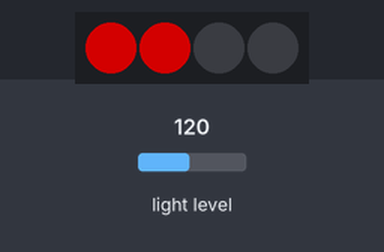
The program below on a simulated BBC micro:bit (MakeCode). Parts: 4 RGB LEDs in strip order, left to right. The inputs (shaded band) are chosen by the test bench; at power-on: light level 120. Dim RGB values are drawn brighter than linear.

Above: at 1.2 s.
1.3 s: light level set to 56
At 2.1 s:
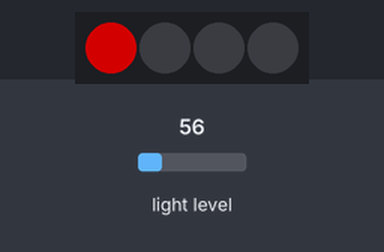
2.8 s: light level set to 49
At 3.2 s:
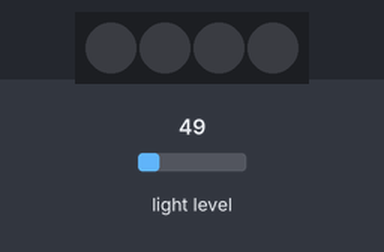
4.3 s: light level set to 250
At 4.8 s:
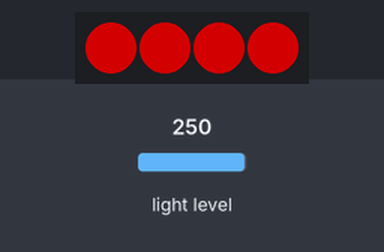
5.8 s: light level set to 213
7.3 s: light level set to 205
At 8.5 s:
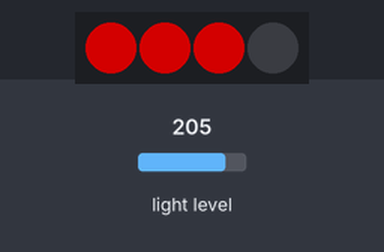
8.8 s: light level set to 5
At 10.0 s:
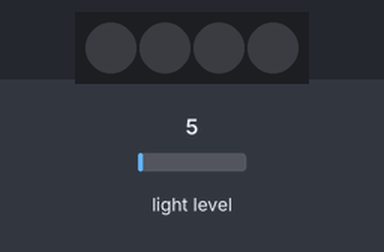
Timing chart, 0 to 11.4 s (numbered marks = the images above; inputs shaded):
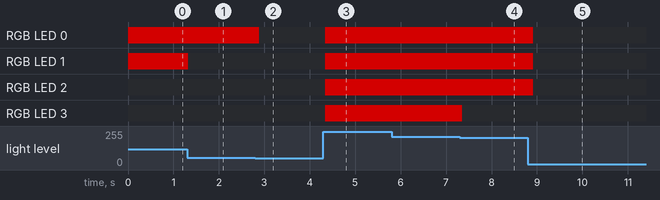

The program:

main.ts
```typescript
// (licence header left out)
// Import the NeoPixel library
let strip = neopixel.create(DigitalPin.P0, 4, NeoPixelMode.RGB) // 4 NeoPixels on P0

// Main loop
basic.forever(function () {
    // Read the light level from the micro:bit's onboard light sensor
    let lightLevel = input.lightLevel() // 0 to 255

    // Clear all NeoPixels first
    strip.clear()

    // Use if statements to light up NeoPixels based on light level
    if (lightLevel <= 51) {
        // 0 NeoPixels → do nothing
    } else if (lightLevel <= 104) {
        // 1 NeoPixel
        strip.setPixelColor(0, neopixel.colors(NeoPixelColors.Red))
    } else if (lightLevel <= 156) {
        // 2 NeoPixels
        strip.setPixelColor(0, neopixel.colors(NeoPixelColors.Red))
        strip.setPixelColor(1, neopixel.colors(NeoPixelColors.Red))
    } else if (lightLevel <= 208) {
        // 3 NeoPixels
        strip.setPixelColor(0, neopixel.colors(NeoPixelColors.Red))
        strip.setPixelColor(1, neopixel.colors(NeoPixelColors.Red))
        strip.setPixelColor(2, neopixel.colors(NeoPixelColors.Red))
    } else {
        // lightLevel > 208 → 4 NeoPixels
        strip.setPixelColor(0, neopixel.colors(NeoPixelColors.Red))
        strip.setPixelColor(1, neopixel.colors(NeoPixelColors.Red))
        strip.setPixelColor(2, neopixel.colors(NeoPixelColors.Red))
        strip.setPixelColor(3, neopixel.colors(NeoPixelColors.Red))
    }

    // Show the updated NeoPixels
    strip.show()

    basic.pause(100) // small delay for stability
})
```

Measured:
- the behaviour switches between 52 and 51 on light level (found by bisection; images 1 and 2)
- the behaviour switches between 209 and 208 on light level (found by bisection; images 3 and 4)
- after the input at 1.3 s, RGB LED 1: RGB(127, 0, 0) → off at once
- after the input at 2.8 s, RGB LED 0: RGB(127, 0, 0) → off after 0.09 s
- after the input at 4.3 s, RGB LED 0–3: off → RGB(127, 0, 0) at once
- after the input at 5.8 s, every drawn part: stays the same
- after the input at 7.3 s, RGB LED 3: RGB(127, 0, 0) → off after 0.05 s
- after the input at 8.8 s, RGB LED 0–2: RGB(127, 0, 0) → off after 0.12 s
